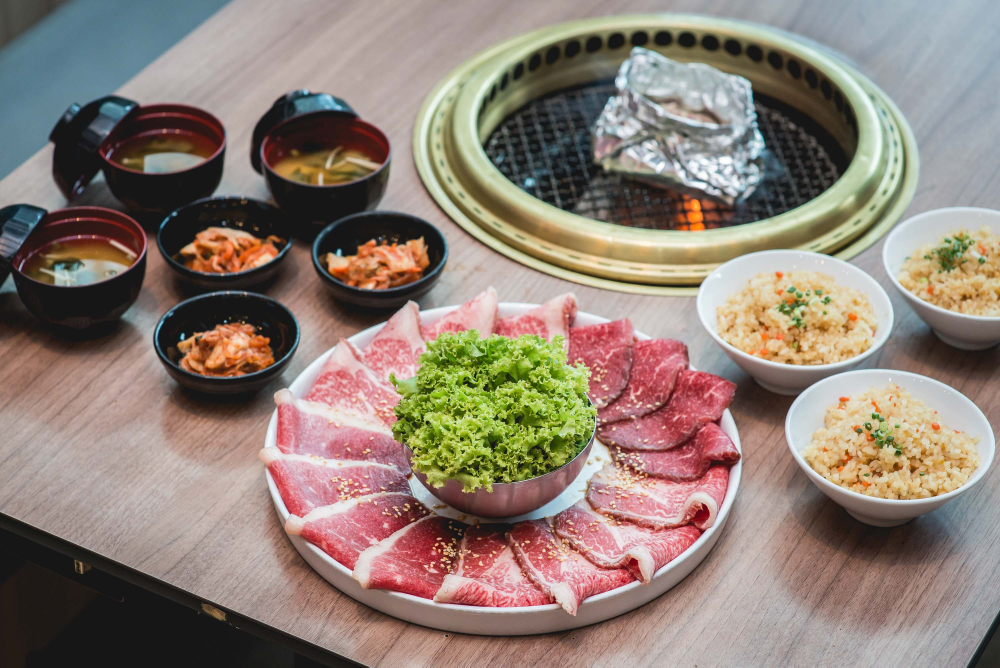
#> input picture im/aka.jpg, 3000 x 2002 px (shown at 1/3 size)
$ python hvs.py
#> lines starting #> are read from the running program, lines starting #| are printed output that depends on the picture
import cv2 as cv
import numpy as np

img = cv.resize(cv.imread("./im/aka.jpg"), (600,400))

b = img[:,:,0]/255
g = img[:,:,1]/255
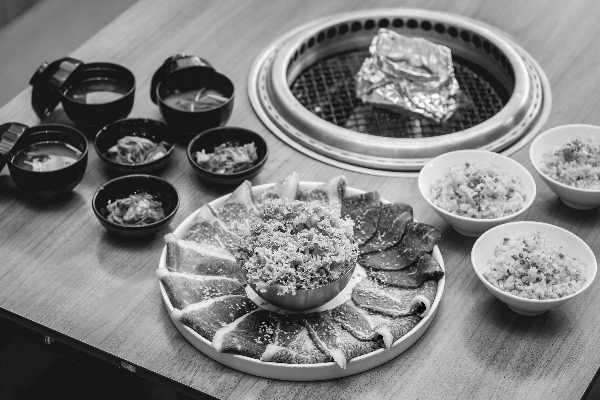
#> g: shape (400, 600) float64; min 0, max 1, mean 0.501
r = img[:,:,2]/255

height, width = img.shape[:2]
#> height = 400; width = 600

mx = np.zeros((height,width))
mn = np.zeros((height,width))
h = np.zeros((height,width))
s = np.zeros((height,width))
v = np.zeros((height,width))

for i in range(height):
    for j in range(width):
        mx[i][j] = max(b[i][j], g[i][j], r[i][j])
        mn[i][j] = min(b[i][j], g[i][j], r[i][j])


        if mx[i][j] == r[i][j]:
            h[i][j] = 60*(g[i][j]-b[i][j])/(mx[i][j]-mn[i][j])
        elif mx[i][j]  == g[i][j] :
            h[i][j] = 120 + 60*(b[i][j]-r[i][j])/(mx[i][j]-mn[i][j])
        elif mx[i][j]  == b[i][j] :
            h[i][j] = 240 + 60*(r[i][j] -g[i][j] )/(mx[i][j]-mn[i][j])

        if mx[i][j]  == 0:
            s[i][j] = 0
        else:
            s[i][j] = (mx[i][j]-mn[i][j])/mx[i][j]

        if h[i,j] < 0:
            h[i,j] = h[i,j] + 360

        v[i][j] = mx[i][j]
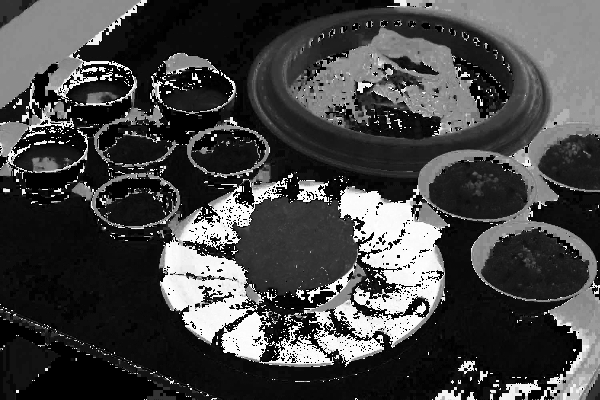
#> h: shape (400, 600) float64; 6.46% of the values are NaN or infinite; the others: min 0, max 359.6, mean 104.5; drawn with min black, max white, NaN and infinite black
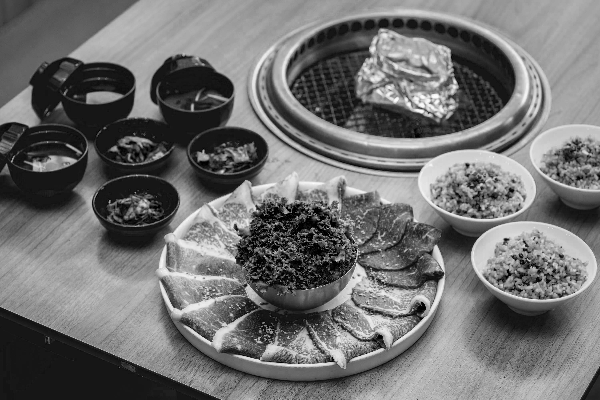
#> mn: shape (400, 600) float64; min 0, max 0.996, mean 0.439
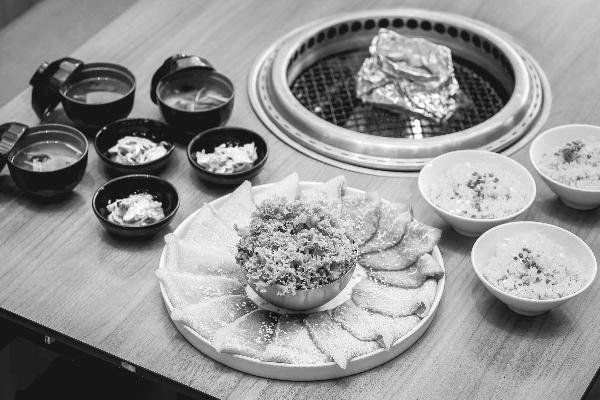
#> mx: shape (400, 600) float64; min 0.0471, max 1, mean 0.581
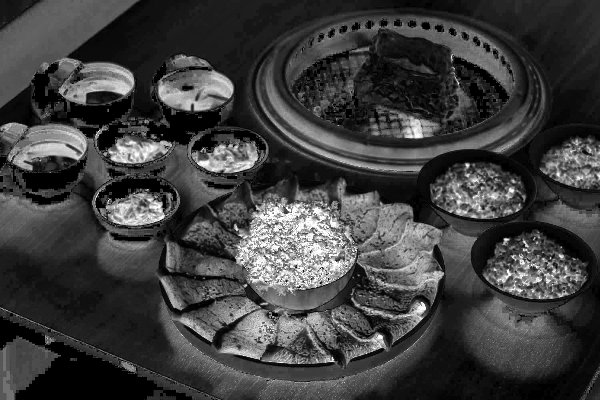
#> s: shape (400, 600) float64; min 0, max 1, mean 0.249


h = h/2
s = s*255
v = v*255

h = h.astype(dtype=np.uint8)
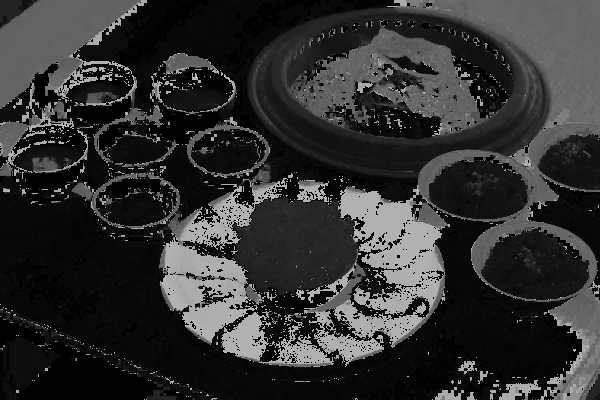
#> h: shape (400, 600); min 0, max 179, mean 48.5
s = s.astype(dtype=np.uint8)
v = v.astype(dtype=np.uint8)

print(h)
#> (printed output is left out)
vsh = cv.merge((h,s,v))
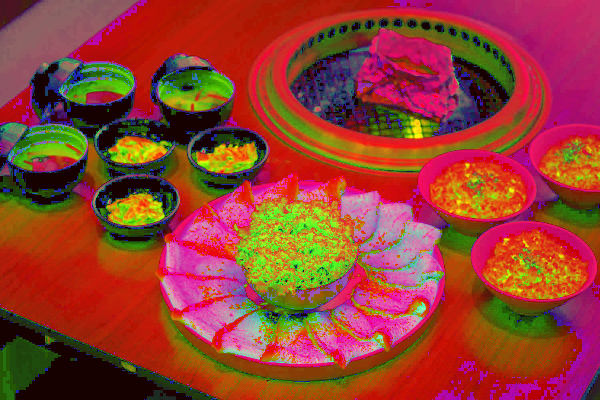
#> vsh: shape (400, 600, 3); mean of channels 0, 1, 2 48.5, 63, 148.2; drawn as B, G, R
hsv = cv.cvtColor(img, cv.COLOR_BGR2HSV)
#> hsv: shape (400, 600, 3); mean H, S, V 48.5, 63.5, 148.2
H,S,V = cv.split(hsv)
print(H)
#> (printed output is left out)
cv.imshow("original", img)
cv.imshow("manual code", vsh)
cv.imshow("h", h)
cv.imshow("s", s)
cv.imshow("v", v)
cv.imshow("hsv function", hsv)
cv.waitKey(0)
cv.destroyAllWindows()

$ run again, with im/mount.jpg copied over im/aka.jpg
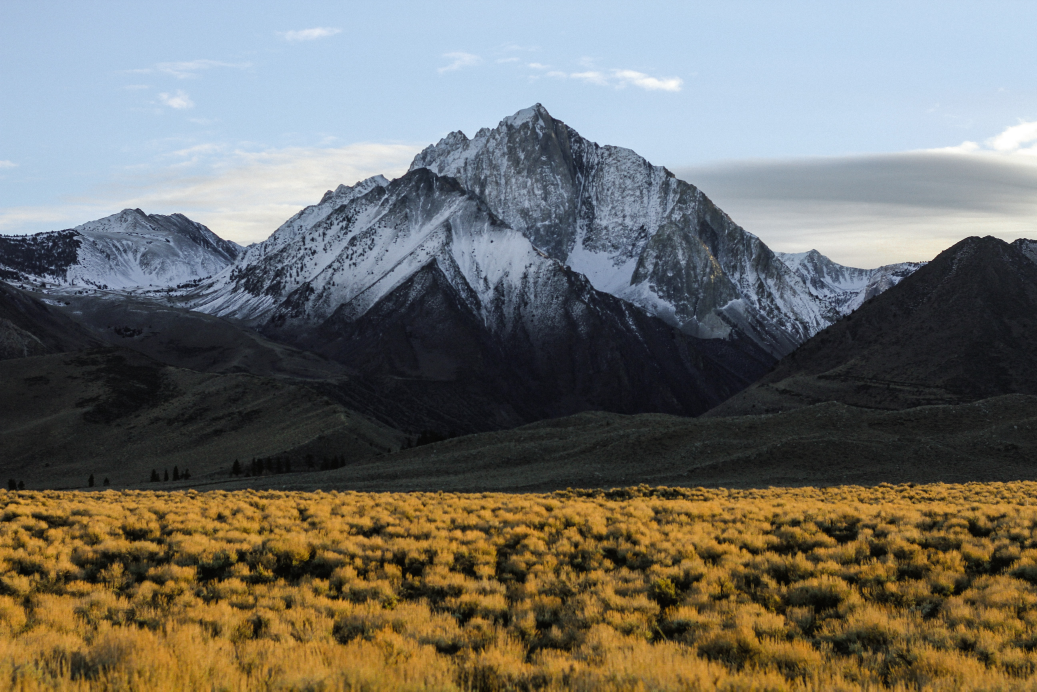
#> input picture im/mount.jpg, 5184 x 3456 px (shown at 1/5 size)
#> after the loop `for i in range(height):`:
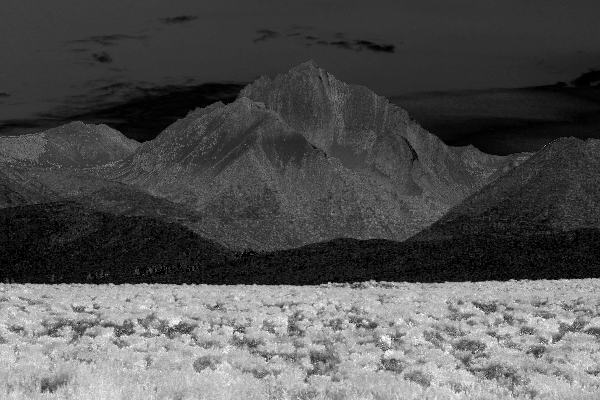
#> s: shape (400, 600) float64; min 0, max 1, mean 0.325
#> (printed output is left out)
#> `vsh = cv.merge((h,s,v))`:
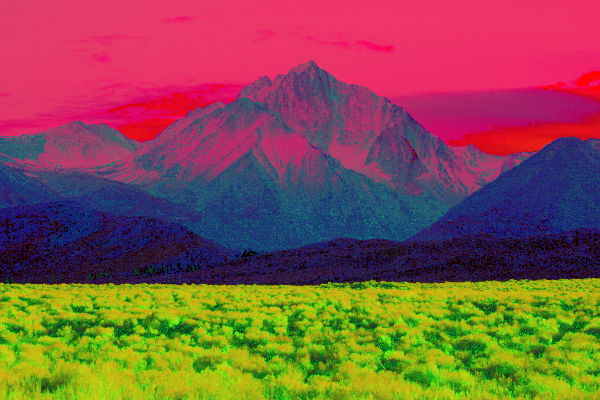
#> vsh: shape (400, 600, 3); mean of channels 0, 1, 2 74.1, 82.4, 130.6; drawn as B, G, R
#> hsv: shape (400, 600, 3); mean H, S, V 74.5, 82.9, 130.6
#> (printed output is left out)
